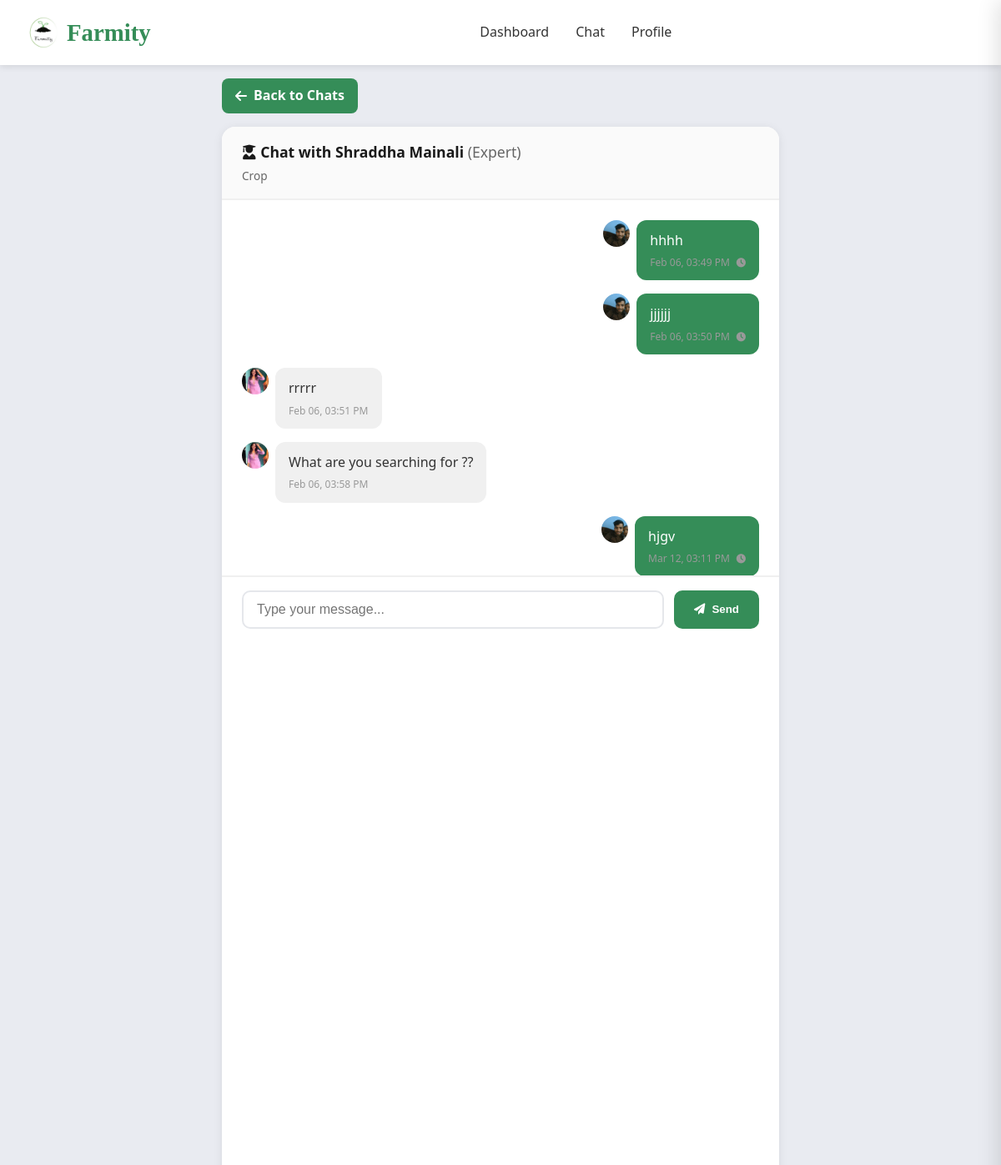
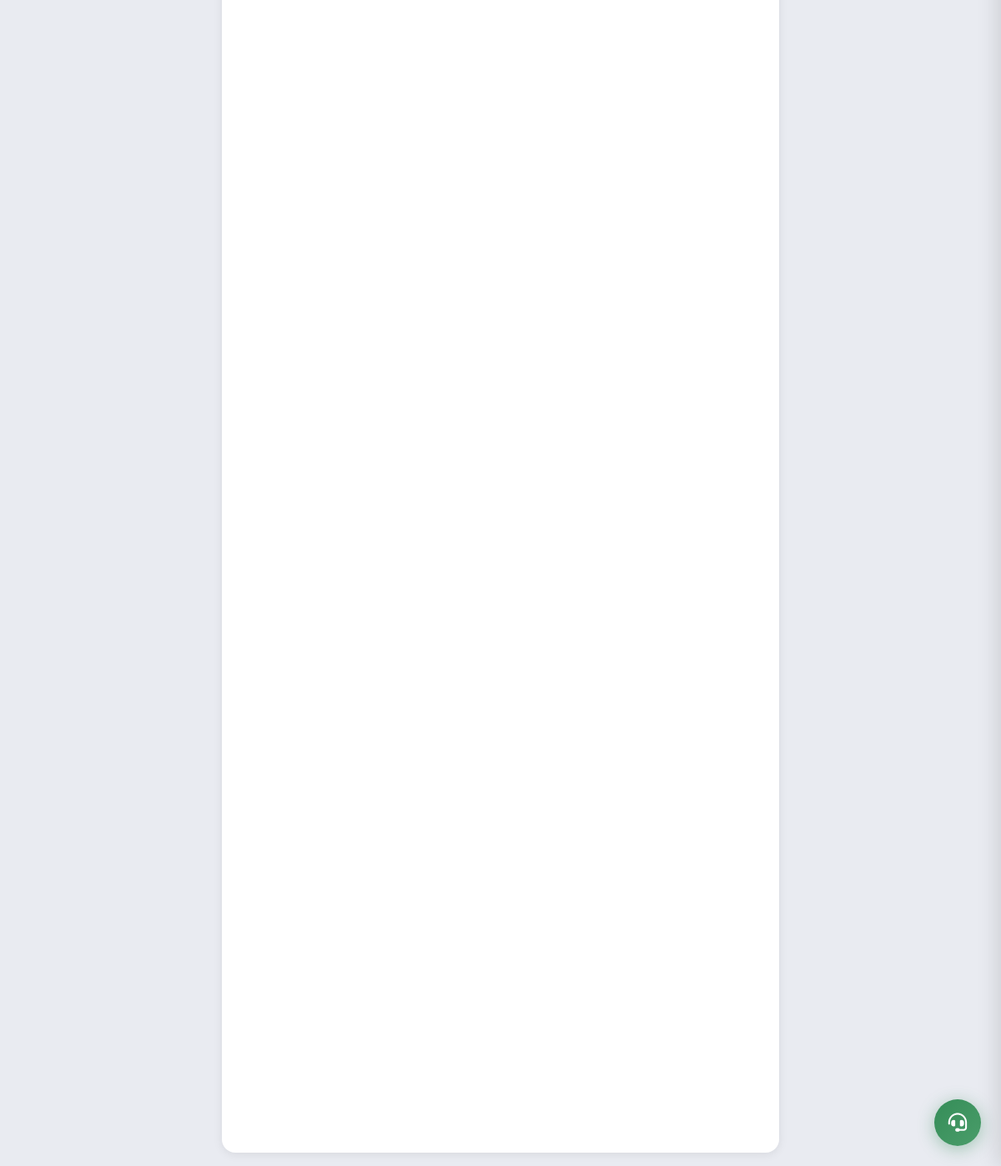
The app's page /chat/1/ (signed in) with its own data (2 pictures, top to bottom).
### accounts/models.py (models this page shows, shortened)
class ExpertChatThread(models.Model):
    expert = models.ForeignKey(ExpertProfile, on_delete=models.CASCADE, related_name='chat_threads')
    created_by = models.ForeignKey(User, on_delete=models.CASCADE, related_name='chat_threads')
    created_at = models.DateTimeField(auto_now_add=True)
    updated_at = models.DateTimeField(auto_now=True)
    class Meta:
        ordering = ('-updated_at',)

class ExpertProfile(models.Model):
    user = models.OneToOneField(User, on_delete=models.CASCADE, related_name='expert_profile')
    name = models.CharField(max_length=255, blank=True, null=True)
    photo = models.ImageField(upload_to='expert_photos/', blank=True, null=True)
    qualification = models.CharField(max_length=255, blank=True, null=True)
    specialization = models.CharField(max_length=255, blank=True, null=True)
    experience = models.CharField(max_length=50, blank=True, null=True)
    consultation_fee = models.DecimalField(
        max_digits=10, decimal_places=2, default=0, blank=True, null=True,
        help_text='Fee per appointment (Rs.). 0 = free. Can be set for future paid appointments.'
    )

class User(AbstractBaseUser, PermissionsMixin):
    ROLE_CHOICES = (
        ('admin', 'Admin'),
        ('buyer', 'Buyer'),
        ('farmer', 'Farmer'),
        ('agricultural_expert', 'Agricultural Expert'),
        ('vendor', 'Vendor'),
    )
    GENDER_CHOICES = (
        ('male', 'Male'),
        ('female', 'Female'),
        ('other', 'Other'),
    )
    email = models.EmailField(unique=True)
    phone = models.CharField(max_length=10, unique=True, blank=True, null=True)
    gender = models.CharField(max_length=10, choices=GENDER_CHOICES, blank=True, null=True)
    role = models.CharField(max_length=20, choices=ROLE_CHOICES, default='buyer')
    is_active = models.BooleanField(default=True)
    email_verified = models.BooleanField(default=False)
    is_verified = models.BooleanField(default=False)
    is_staff = models.BooleanField(default=False)
    date_joined = models.DateTimeField(auto_now_add=True)
    objects = UserManager()
    USERNAME_FIELD = 'email'
    REQUIRED_FIELDS = []

class ExpertChatMessage(models.Model):
    thread = models.ForeignKey(ExpertChatThread, on_delete=models.CASCADE, related_name='messages')
    sender = models.ForeignKey(User, on_delete=models.CASCADE, related_name='chat_messages')
    message = models.TextField()
    created_at = models.DateTimeField(auto_now_add=True)
    delivered_at = models.DateTimeField(null=True, blank=True, help_text="When message was delivered to recipient")
    seen_at = models.DateTimeField(null=True, blank=True, help_text="When message was seen by recipient")
    sender_profile_image = models.URLField(max_length=500, blank=True, null=True, help_text="Cached sender profile image URL")
    class Meta:
        ordering = ('created_at',)

### accounts/views.py (the view, shortened to what this page needs)
# urls.py: path('chat/<int:thread_id>/', chat_thread_detail, name='chat_thread'),
@login_required
def chat_thread_detail(request, thread_id):
    if request.user.role not in {'buyer', 'farmer', 'agricultural_expert'}:
        return _redirect_to_role_home_response(request.user)
    if request.user.role == 'agricultural_expert':
        return redirect(reverse('expert_dashboard') + '?section=chat&thread_id=' + str(thread_id))
    if request.user.role == 'farmer':
        kyc_request = request.user.kyc_requests.first()
        kyc_status = kyc_request.status if kyc_request else None
        if kyc_status != 'approved':
            messages.error(request, 'KYC verification is required to chat with experts. Please complete your KYC verification first.')
            return redirect('farmer_dashboard')
    try:
        thread = ExpertChatThread.objects.select_related('expert', 'expert__user', 'created_by').get(id=thread_id)
    except ExpertChatThread.DoesNotExist:
        messages.error(request, 'Chat thread not found.')
        return redirect('chat_threads')
    if request.user.role != 'agricultural_expert':
        if thread.created_by_id != request.user.id:
            messages.error(request, 'You do not have access to this chat.')
            return redirect('chat_threads')
    messages_list = ExpertChatMessage.objects.filter(thread=thread).select_related('sender').order_by('created_at')
    for msg in messages_list:
        msg.sender_profile_image = get_user_profile_image(msg.sender)
    context = {
        'thread': thread,
        'messages_list': messages_list,
    }
    return render(request, 'chat_thread_detail.html', context)

### accounts/context_processors.py (called while the page is built, shortened)
def admin_collections_payouts_summary(request):
    if not request.user.is_authenticated or getattr(request.user, 'role', None) != 'admin':
        return {}

### accounts/views.py (called while the page is built)
def get_user_profile_image(user):
    try:
        if hasattr(user, 'expertprofile') or hasattr(user, 'expert_profile'):
            profile = getattr(user, 'expertprofile', None) or getattr(user, 'expert_profile', None)
            if profile and profile.photo:
                return profile.photo.url
        elif hasattr(user, 'farmerprofile') or hasattr(user, 'farmer_profile'):
            profile = getattr(user, 'farmerprofile', None) or getattr(user, 'farmer_profile', None)
            if profile and profile.photo:
                return profile.photo.url
        elif hasattr(user, 'userprofile') or hasattr(user, 'user_profile'):
            profile = getattr(user, 'userprofile', None) or getattr(user, 'user_profile', None)
            if profile and profile.photo:
                return profile.photo.url
    except:
        pass
    return '/static/images/default-avatar.png'

### templates/chat_thread_detail.html (shortened to what this page needs)
<!DOCTYPE html>
<html lang="en">
<head>
    <link rel="stylesheet" href="/static/css/style.css">
    <link href="https://cdnjs.cloudflare.com/ajax/libs/font-awesome/6.0.0/css/all.min.css" rel="stylesheet">
</head>
<body>
    <header class="main-header">
        <div class="header-container">
            <div class="logo">
                <a href="/" style="display: flex; align-items: center; gap: 0.5rem; text-decoration: none; color: inherit;">
                    <img src="/static/images/Farmity%20logo.png" alt="Farmity" class="logo-img" onerror="this.style.display='none'">
                    <span class="logo-text">Farmity</span>
                </a>
            </div>
            <nav class="main-nav">
                {% if request.user.role == 'farmer' %}<a href="{% url 'farmer_dashboard' %}">Dashboard</a>
                {% elif request.user.role == 'buyer' %}<a href="{% url 'user_dashboard' %}">Dashboard</a>
                {% elif request.user.role == 'agricultural_expert' %}<a href="{% url 'expert_dashboard' %}">Dashboard</a>
                {% else %}<a href="{% url 'dashboard' %}">Dashboard</a>{% endif %}
                <a href="{% url 'chat_threads' %}">Chat</a>
                <a href="{% url 'profile' %}">Profile</a>
            </nav>
        </div>
    </header>
    <main class="main-content">
        <a href="{% url 'chat_threads' %}" class="btn-back"><i class="fas fa-arrow-left"></i> Back to Chats</a>
        <div class="chat-card">
            <div class="chat-header">
                <h2>
                    {% if request.user.role == 'agricultural_expert' %}
                        <i class="fas fa-user"></i> Chat with {{ thread.created_by.email }}
                        {% if thread.created_by.role == 'farmer' %}(Farmer){% elif thread.created_by.role == 'buyer' %}(Buyer){% endif %}
                    {% else %}
                        <i class="fas fa-user-graduate"></i> Chat with {{ thread.expert.name|default:thread.expert.user.email }}
                        <span style="font-weight:400;color:#666;">(Expert)</span>
                    {% endif %}
                </h2>
                <p>{{ thread.expert.specialization|default:"Agricultural Expert" }}</p>
            </div>
            <div class="chat-messages" id="chat-messages" data-thread-id="{{ thread.id }}" data-current-user="{{ request.user.id }}">
                {% if messages_list %}
                    {% for msg in messages_list %}
                    <div class="msg {% if msg.sender_id == request.user.id %}sent{% else %}received{% endif %}" data-message-id="{{ msg.id }}">
                        {% if msg.sender_id != request.user.id %}
                        <img src="{{ msg.sender_profile_image|default:'/static/images/default-avatar.png' }}" alt="{{ msg.sender.email }}" class="msg-avatar" onerror="this.src='/static/images/default-avatar.png'">
                        {% endif %}
                        <div class="msg-content">
                            <div class="msg-bubble">
                                {{ msg.message|linebreaksbr }}
                                <div class="msg-meta">
                                    <span>{{ msg.created_at|date:"M d, h:i A" }}</span>
                                    {% if msg.sender_id == request.user.id %}
                                    <div class="msg-status">
                                        {% if msg.seen_at %}
                                            <i class="fas fa-check-double status-seen" title="Seen"></i>
                                        {% elif msg.delivered_at %}
                                            <i class="fas fa-check status-delivered" title="Delivered"></i>
                                        {% else %}
                                            <i class="fas fa-clock" title="Sent"></i>
                                        {% endif %}
                                    </div>
                                    {% endif %}
                                </div>
                            </div>
                        </div>
                        {% if msg.sender_id == request.user.id %}
                        <img src="{{ msg.sender_profile_image|default:'/static/images/default-avatar.png' }}" alt="{{ msg.sender.email }}" class="msg-avatar" onerror="this.src='/static/images/default-avatar.png'">
                        {% endif %}
                    </div>
                    {% endfor %}
                {% else %}
                    <div class="empty-msg">
                        <i class="fas fa-comment-dots" style="font-size:2rem;margin-bottom:0.5rem;"></i><br>
                        No messages yet. Say hello!
                    </div>
                {% endif %}
            </div>
            <div class="chat-form">
                <form id="chat-form" onsubmit="return false;">
                    <input type="text" id="message-input" name="message" placeholder="Type your message..." required autocomplete="off">
                    <button type="button" onclick="sendChatMessage()"><i class="fas fa-paper-plane"></i> Send</button>
                </form>
            </div>
        </div>
    </main>
    {% include 'support_widget.html' %}
</body>
</html>

### static/css/style.css (style rules this page uses)
* { margin: 0; padding: 0; box-sizing: border-box; }
html, body { overflow-x: hidden; }
:root { --athens-gray: #E9EBF1; --sea-green: #358D58; --sushi: #A8AD3B; --paarl: #A04A24; --white: #ffffff; --text-dark: #333333; --text-gray: #666666; --border-gray: #dddddd; --light-gray: #f5f5f5; }
body { font-family: 'Segoe UI', Tahoma, Geneva, Verdana, sans-serif; line-height: 1.6; color: var(--text-dark); background: var(--white); }
.main-header { background: var(--white); padding: 1rem 2rem; box-shadow: 0 2px 8px rgba(0,0,0,0.1); position: sticky; top: 0; z-index: 1000; }
.header-container { max-width: 1400px; margin: 0 auto; display: flex; justify-content: space-between; align-items: center; gap: 2rem; }
.logo { display: flex; align-items: center; gap: 0.5rem; font-size: 1.5rem; font-weight: bold; color: var(--sea-green); }
.logo-img { width: 40px; height: 40px; object-fit: contain; }
.logo-text { font-family: 'Brush Script MT', cursive; font-size: 1.8rem; }
.main-nav { display: flex; gap: 2rem; flex: 1; justify-content: center; }
.main-nav a { text-decoration: none; color: var(--text-dark); font-weight: 500; transition: color 0.3s; }
html, body { height: 100%; margin: 0; padding: 0; }

### templates/chat_thread_detail.html (style rules this page uses)
body { font-family: 'Segoe UI', Tahoma, Geneva, Verdana, sans-serif; background: #E9EBF1; min-height: 100vh; display: flex; flex-direction: column; margin: 0; }
.main-content { flex: 1; padding: 1rem; max-width: 700px; margin: 0 auto; width: 100%; display: flex; flex-direction: column; }
.btn-back { display: inline-flex; align-items: center; gap: 0.5rem; padding: 0.5rem 1rem; background: #358D58; color: white; text-decoration: none; border-radius: 8px; font-weight: 600; margin-bottom: 1rem; align-self: flex-start; }
.chat-card { background: white; border-radius: 16px; box-shadow: 0 2px 12px rgba(0,0,0,0.08); flex: 1; display: flex; flex-direction: column; overflow: hidden; }
.chat-header { padding: 1rem 1.5rem; border-bottom: 2px solid #f0f0f0; background: #fafafa; }
.chat-header h2 { margin: 0; font-size: 1.1rem; color: #1a1a1a; }
.chat-header p { margin: 0.25rem 0 0 0; font-size: 0.85rem; color: #666; }
.chat-messages { flex: 1; overflow-y: auto; padding: 1.5rem; max-height: 450px; }
.msg { margin-bottom: 1rem; display: flex; align-items: flex-start; gap: 0.5rem; }
.msg.sent { flex-direction: row-reverse; }
.msg.received { flex-direction: row; }
.msg-avatar { width: 32px; height: 32px; border-radius: 50%; object-fit: cover; flex-shrink: 0; }
.msg-content { max-width: 75%; }
.msg-bubble { padding: 0.75rem 1rem; border-radius: 12px; position: relative; }
.msg.sent .msg-bubble { background: #358D58; color: white; margin-left: auto; }
.msg.received .msg-bubble { background: #f0f0f0; color: #333; }
.msg-meta { font-size: 0.75rem; color: #999; margin-top: 0.25rem; display: flex; align-items: center; gap: 0.5rem; }
.msg.sent .msg-meta { justify-content: flex-end; }
.msg-status { display: flex; align-items: center; gap: 0.25rem; }
.msg-status i { font-size: 0.7rem; }
.chat-form { padding: 1rem 1.5rem; border-top: 2px solid #f0f0f0; background: white; }
.chat-form form { display: flex; gap: 0.75rem; }
.chat-form input { flex: 1; padding: 0.75rem 1rem; border: 2px solid #e5e7eb; border-radius: 10px; font-size: 1rem; }
.chat-form button { padding: 0.75rem 1.5rem; background: #358D58; color: white; border: none; border-radius: 10px; font-weight: 600; cursor: pointer; display: flex; align-items: center; gap: 0.5rem; }

### records on screen
ExpertChatThread: expert.name "Shraddha Mainali", expert.specialization "Crop"
ExpertChatMessage: message "hhhh", created_at "Feb 06, 03:49 PM"
ExpertChatMessage: message "jjjjjj", created_at "Feb 06, 03:50 PM"
ExpertChatMessage: message "rrrrr", created_at "Feb 06, 03:51 PM"
ExpertChatMessage: message "What are you searching for ??", created_at "Feb 06, 03:58 PM"
ExpertChatMessage: message "hjgv", created_at "Mar 12, 03:11 PM"
